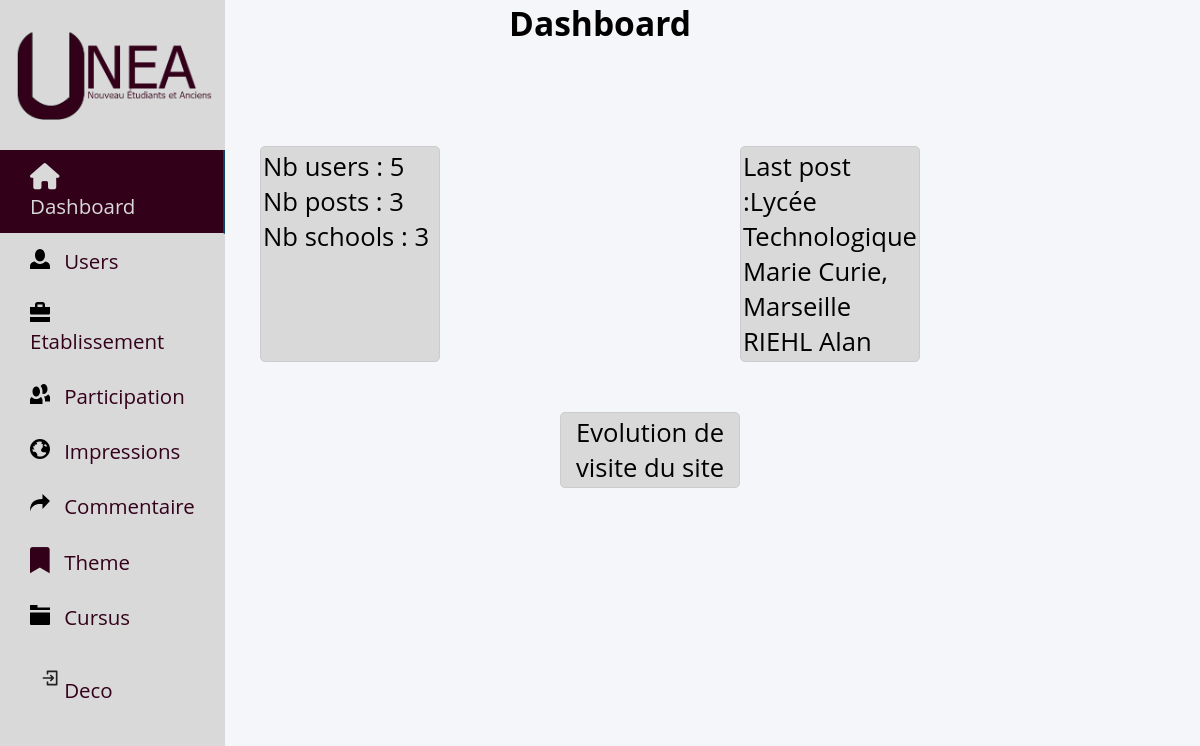
Before: /admin/admin.php with the older database file.
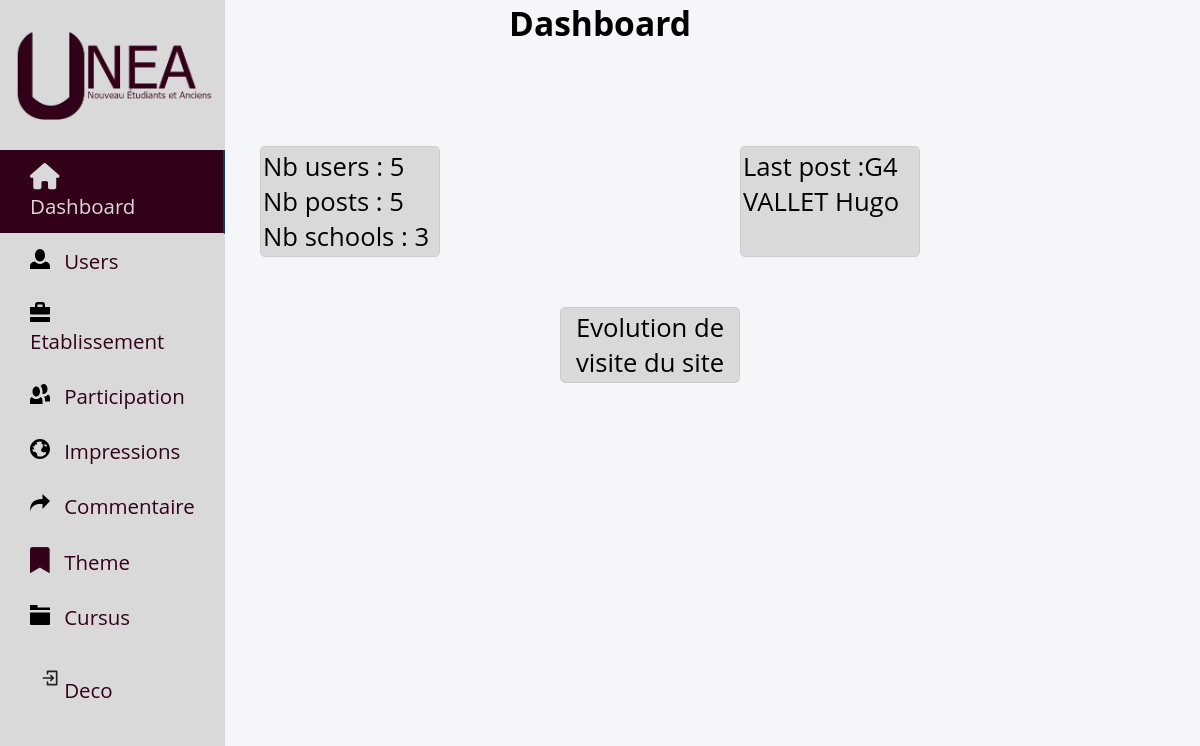
After: the same page with the newer database file.
### tables this page shows
CREATE TABLE IF NOT EXISTS `impression` (
  `id_imp` int(11) NOT NULL AUTO_INCREMENT,
  `titre_imp` varchar(250) DEFAULT NULL,
  `contenu_imp` text,
  `date_imp` timestamp NOT NULL,
  `id_theme` int(11) NOT NULL,
  `id_user` int(11) NOT NULL,
  PRIMARY KEY (`id_imp`),
  KEY `id_theme` (`id_theme`),
  KEY `id_user` (`id_user`)
);

CREATE TABLE IF NOT EXISTS `user` (
  `id_user` int(11) NOT NULL AUTO_INCREMENT,
  `nom_user` varchar(50) DEFAULT NULL,
  `prenom_user` varchar(50) DEFAULT NULL,
  `mail_user` varchar(50) DEFAULT NULL,
  `dtn_user` varchar(10) DEFAULT NULL,
  `mdp_user` varchar(65) DEFAULT NULL,
  `img_user` varchar(250) DEFAULT NULL,
  `role_user` int(11) DEFAULT NULL,
  `newsLetter` tinyint(1) DEFAULT NULL,
  PRIMARY KEY (`id_user`)
);

### admin/admin.php (the view, shortened to what this page needs)
<!DOCTYPE html>
<html lang="en">
<head>
    <link rel="stylesheet" href="../assets/css/admin.css">
    <link rel="stylesheet" href="https://cdnjs.cloudflare.com/ajax/libs/font-awesome/6.0.0/css/all.min.css">
</head>
<body>
<?php
include('../include/bdd.php');
      include "../include/nav-admin.php";
       $sql_nb_user = "SELECT COUNT(id_user) FROM user";
       $result_user = $bdd->query($sql_nb_user);
       $nombreUtilisateurs = $result_user->fetchColumn();
       $sql_nb_post = "SELECT COUNT(id_imp) FROM impression";
       $result_post = $bdd->query($sql_nb_post);
       $nombrePost = $result_post->fetchColumn();
       $sql_nb_ecole = "SELECT COUNT(nom_etab) FROM etablissement";
       $result_ecole = $bdd->query($sql_nb_ecole);
       $nombreEcole = $result_ecole->fetchColumn();
$sql_last_post ="SELECT impression.titre_imp,user.nom_user,user.prenom_user  FROM impression INNER JOIN user on user.id_user=impression.id_user
                 ORDER BY impression.id_imp DESC
                 LIMIT 1";
$result_last=$bdd->query($sql_last_post);
while ($row = $result_last->fetch(PDO::FETCH_ASSOC)) {
?>
<h2 class="dashboard" >Dashboard</h2>
<div class="grid-container">
<div class="container">
        <li>Nb users :<?=" ".$nombreUtilisateurs ?> </li>
        <li>Nb posts :<?=" ".$nombrePost?></li>
        <li>Nb schools :<?=" ".$nombreEcole?></li>
    </div>
    <div class="container">
        <li>Last post :<?=$row["titre_imp"]." ".$row["nom_user"]." ".$row["prenom_user"] ; }?></li>
    </div>
    <div class="bottom-container container">
        <li>Evolution de visite du site </li>
    </div>
</div>
</body>
</html>

Changed rows visible on the page:
no longer on this page (row unchanged): impression: nombreUtilisateurs "5", nombrePost "3", nombreEcole "3", titre_imp "Lycée Technologique Marie Curie, Marseille", id_user.nom_user "RIEHL", id_user.prenom_user "Alan"
added impression: nombreUtilisateurs "5", nombrePost "5", nombreEcole "3", titre_imp "G4", id_user.nom_user "VALLET", id_user.prenom_user "Hugo"
